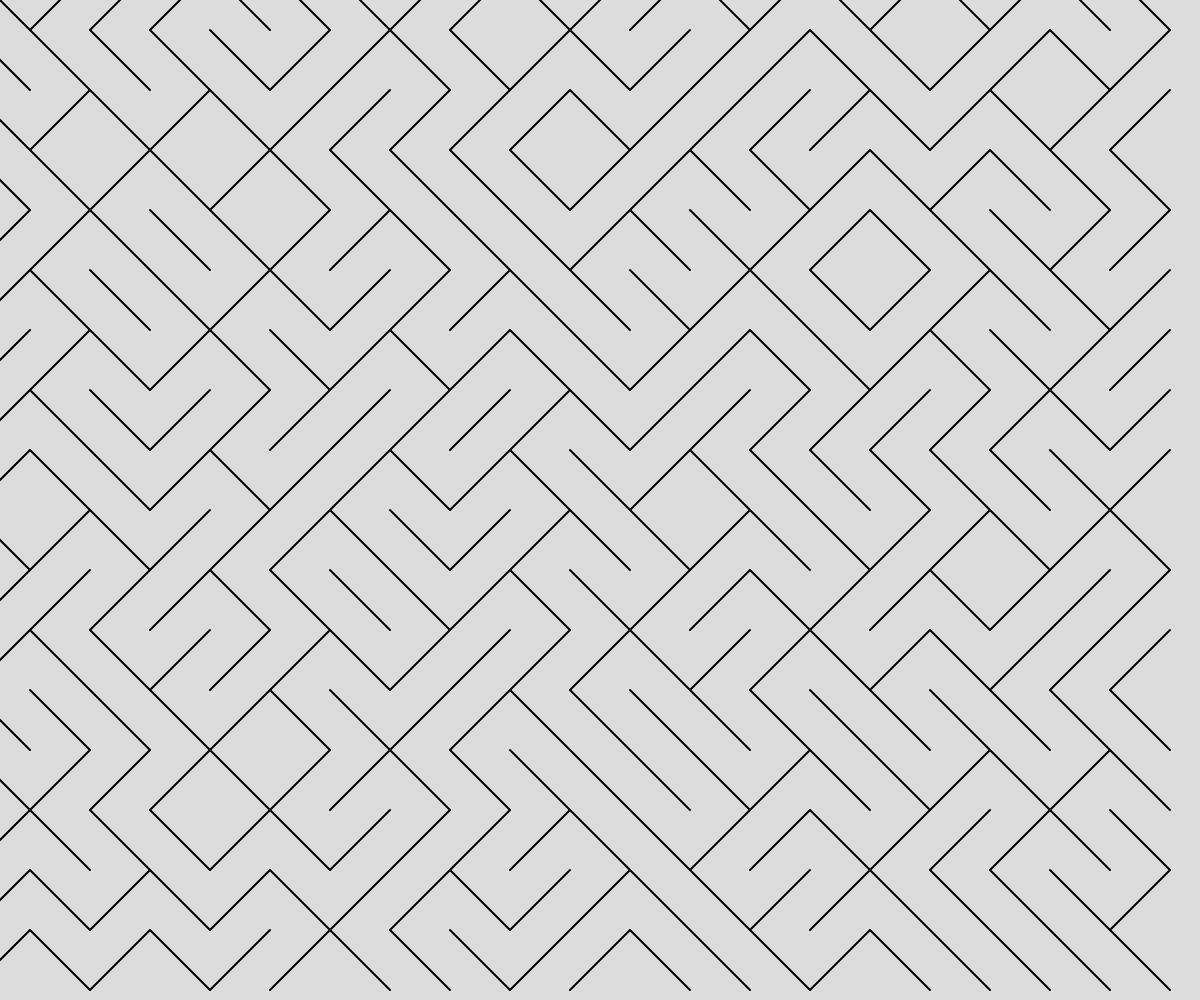
Frame 1 (no input)
Frame 60 (no input): identical to frame 1, image omitted
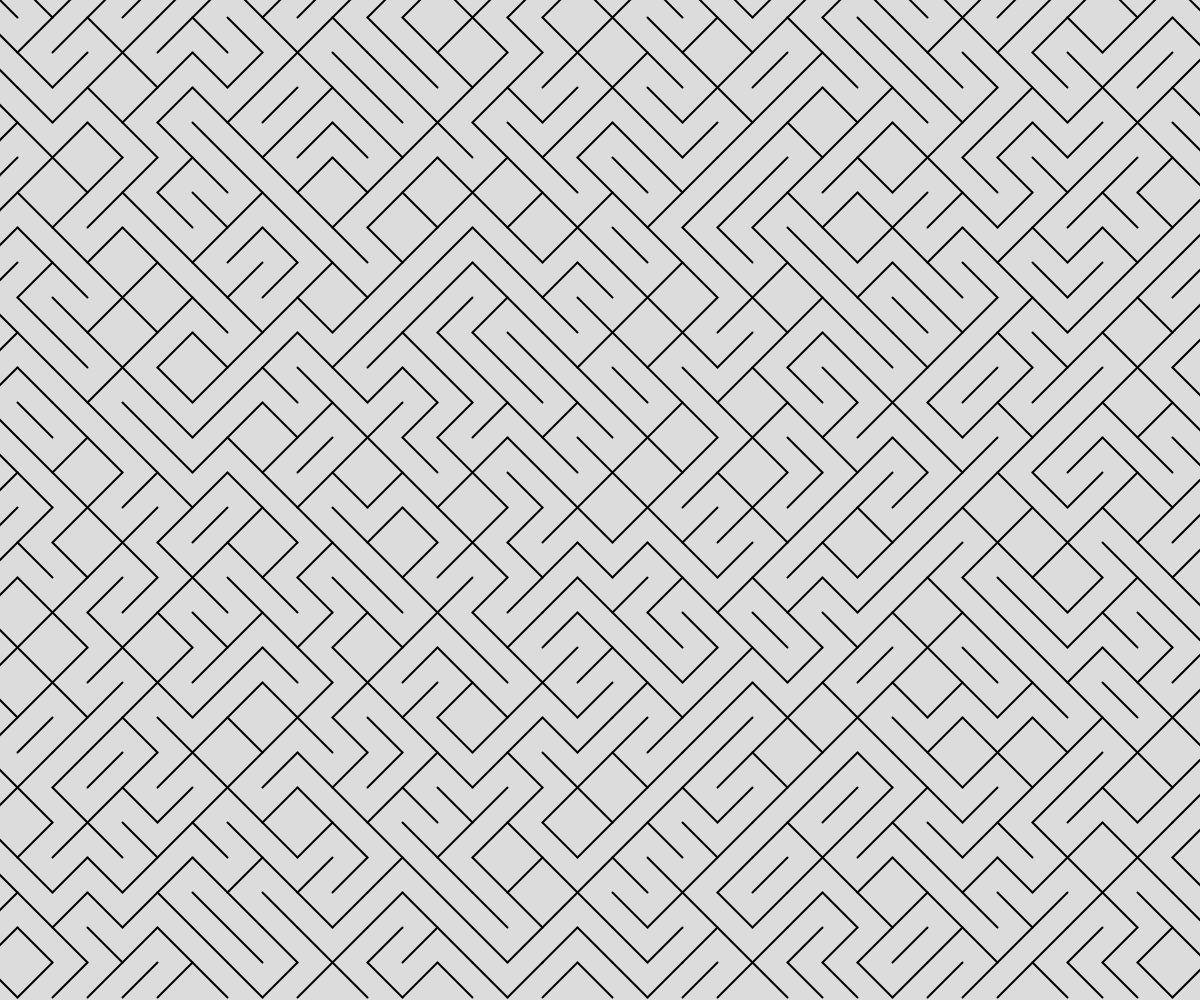
Frame 120 (the mouse pressed at the canvas centre since frame 60)

The p5.js sketch that drew these frames (run headless with seeded random() and noise() and a simulated clock; from frame 60 on, the mouse is pressed at the canvas centre):

// p5.js sketch
// ── sketch.js
// Generative art 1: Diagonal Line tiling
// tanya
// 21 March, 2024
//

gridSpacing = 40;

function setup() {
  createCanvas(windowWidth, windowHeight);
  background(220);
  strokeWeight(2);
  drawLines();
}

function draw() {
  randomSeed(100000000000);
  gridSpacing = map(mouseX, 0, width, 60, 10);
  background(220);
  strokeWeight(2);
  drawLines();
}

function diagonalAsc(x,y,s){
  //draw ascending diagonal line at x,y
  line(x - s/2, y + s/2, x + s/2, y - s/2);
}

function diagonalDesc(x,y,s){
  //draw ascending diagonal line at x,y
  line(x + s/2, y + s/2, x - s/2, y - s/2);
}

function drawLines(){
// create diagonal lines on a grid
  for(let x = 0; x<width; x+=gridSpacing){
    for(let y = 0; y<height; y+=gridSpacing){
      let choice = int(random(2));
      if(choice ===0){
      diagonalAsc(x,y,gridSpacing);
      }
      else{
        diagonalDesc(x,y,gridSpacing);
      }
    }
  }

}
